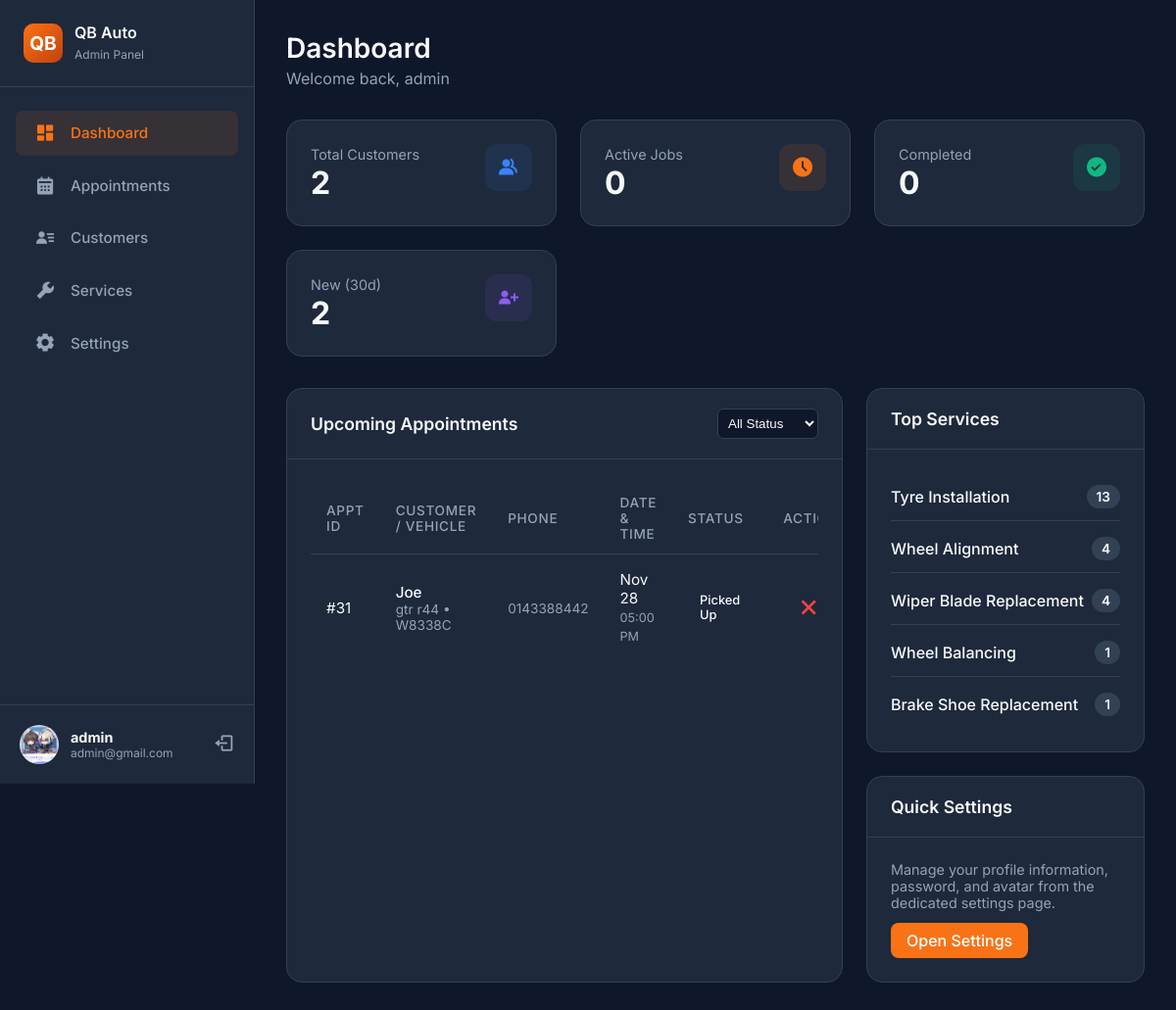
/php/admin/dashboard/admin_dashboard.php (signed in), run on the app's committed database.
### tables this page shows
CREATE TABLE `appointments` (
  `appointment_id` int(11) NOT NULL,
  `customer_id` int(11) NOT NULL,
  `vehicle_id` int(11) NOT NULL,
  `preferred_date` date NOT NULL,
  `preferred_time` varchar(50) NOT NULL,
  `status` enum('Pending','Scheduled','In Progress','Completed','Cancelled','Picked Up') DEFAULT 'Pending',
  `progress_step` tinyint(3) UNSIGNED NOT NULL DEFAULT 0,
  `additional_notes` text DEFAULT NULL,
  `estimated_cost` decimal(10,2) NOT NULL,
  `admin_note` text DEFAULT NULL,
  `service_photos` longtext DEFAULT NULL CHECK (json_valid(`service_photos`)),
  `scheduled_by_admin_id` int(11) DEFAULT NULL,
  `created_at` timestamp NOT NULL DEFAULT current_timestamp()
);

CREATE TABLE `customers` (
  `customer_id` int(11) NOT NULL,
  `full_name` varchar(255) NOT NULL,
  `email` varchar(255) NOT NULL,
  `password` varchar(255) NOT NULL,
  `phone` varchar(20) DEFAULT NULL,
  `address` varchar(255) DEFAULT NULL,
  `preferred_contact` enum('Email','Phone') NOT NULL DEFAULT 'Email',
  `profile_photo` varchar(255) DEFAULT NULL,
  `is_verified` tinyint(1) NOT NULL DEFAULT 0,
  `member_since` timestamp NOT NULL DEFAULT current_timestamp() ON UPDATE current_timestamp(),
  `notifications_enabled` tinyint(1) NOT NULL DEFAULT 1,
  `email_verified` tinyint(1) NOT NULL DEFAULT 0
);

CREATE TABLE `vehicles` (
  `vehicle_id` int(11) NOT NULL,
  `customer_id` int(11) NOT NULL,
  `license_plate_number` varchar(20) NOT NULL,
  `vehicle_model` varchar(100) NOT NULL
);

### php/auth/auth.php (called while the page is built, shortened)
<?php
$ADMIN_ID = (int)($_SESSION['admin']['id'] ?? 0);
if (!function_exists('e')) {
    function e(?string $value): string {
        return htmlspecialchars($value ?? '', ENT_QUOTES, 'UTF-8');
    }
}
if (!function_exists('statusClass')) {
    function statusClass(string $value): string {
        return strtolower(str_replace(' ', '-', $value));
    }
}

### php/admin/dashboard/admin_dashboard.php (the view, shortened to what this page needs)
<?php
require_once dirname(__DIR__, 2) . '/auth/auth.php';
$adminId = $ADMIN_ID;
$adminInfo = [
    'name' => $_SESSION['admin']['username'] ?? 'Admin',
    'email' => $_SESSION['admin']['email'] ?? '',
    'member_since' => '',
    'profile_photo' => ''
];
if ($stmt = $mysqli->prepare('SELECT username, email, created_at FROM admins WHERE admin_id = ? LIMIT 1')) {
    $stmt->bind_param('i', $adminId);
    $stmt->execute();
    if ($row = $stmt->get_result()->fetch_assoc()) {
        $adminInfo['name'] = $row['username'] ?: $adminInfo['name'];
        $adminInfo['email'] = $row['email'] ?: $adminInfo['email'];
        $adminInfo['member_since'] = $row['created_at'] ?: '';
    }
}
$photoColumnExists = false;
if ($result = $mysqli->query("SHOW COLUMNS FROM admins LIKE 'profile_photo'")) {
    $photoColumnExists = $result->num_rows > 0;
}
if ($photoColumnExists && ($photoStmt = $mysqli->prepare('SELECT profile_photo FROM admins WHERE admin_id = ? LIMIT 1'))) {
    $photoStmt->bind_param('i', $adminId);
    $photoStmt->execute();
    if ($row = $photoStmt->get_result()->fetch_assoc()) {
        $adminInfo['profile_photo'] = e($row['profile_photo'] ?? '');
    }
}
$metrics = ['customers' => 0, 'active' => 0, 'completed' => 0, 'newCustomers' => 0];
$statSql = [
    'customers' => 'SELECT COUNT(*) AS total FROM customers',
    'active' => "SELECT COUNT(*) AS total FROM appointments WHERE status IN ('Scheduled','In Progress', 'Pending')",
    'completed' => "SELECT COUNT(*) AS total FROM appointments WHERE status = 'Completed'",
    'newCustomers' => 'SELECT COUNT(*) AS total FROM customers WHERE member_since >= DATE_SUB(CURDATE(), INTERVAL 30 DAY)'
];
foreach ($statSql as $key => $sql) {
    if ($result = $mysqli->query($sql)) {
        $row = $result->fetch_assoc();
        $metrics[$key] = (int)($row['total'] ?? 0);
    }
}
$upcomingAppointments = [];
$upcomingSql = "SELECT a.appointment_id, a.preferred_date, a.preferred_time, a.status, c.full_name, c.customer_id, c.phone, v.vehicle_model, v.license_plate_number
    FROM appointments a
    INNER JOIN customers c ON a.customer_id = c.customer_id
    LEFT JOIN vehicles v ON a.vehicle_id = v.vehicle_id
    WHERE a.preferred_date >= DATE_SUB(CURDATE(), INTERVAL 1 DAY) -- Include today's appointments for visibility
    ORDER BY a.preferred_date ASC, STR_TO_DATE(a.preferred_time, '%h:%i %p') ASC
    LIMIT 10";
if ($result = $mysqli->query($upcomingSql)) {
    while ($row = $result->fetch_assoc()) {
        $upcomingAppointments[] = $row;
    }
}
$serviceBreakdown = [];
$serviceSql = "SELECT service_name, COUNT(*) AS total
    FROM appointment_services
    GROUP BY service_name
    ORDER BY total DESC
    LIMIT 6";
if ($result = $mysqli->query($serviceSql)) {
    while ($row = $result->fetch_assoc()) {
        $serviceBreakdown[] = $row;
    }
}
$profileInitial = strtoupper(substr($adminInfo['name'], 0, 1) ?: 'Q');
?>
<!DOCTYPE html>
<html lang="en">
<head>
  <link href='https://unpkg.com/boxicons@2.1.4/css/boxicons.min.css' rel='stylesheet'>
  <link rel="stylesheet" href="admin_dashboard.css" />
</head>
<body>
  <aside class="sidebar" id="sidebar">
    <div class="sidebar-header">
      <div class="logo">QB</div>
      <div class="brand-text">
        <h2>QB Auto</h2>
        <span>Admin Panel</span>
      </div>
    </div>
    <nav class="nav-links">
      <a href="#" class="nav-item active">
        <i class='bx bxs-dashboard'></i>
        <span>Dashboard</span>
      </a>
        <a href="appointments/view_appointments.php" class="nav-item">
        <i class='bx bxs-calendar'></i>
        <span>Appointments</span>
      </a>
    <a href="customers detail/customers.php" class="nav-item">
        <i class='bx bxs-user-detail'></i>
        <span>Customers</span>
      </a>
            <a href="services/manage_progress.php" class="nav-item">
                <i class='bx bxs-wrench'></i>
                <span>Services</span>
            </a>
            <a href="settings/admin_settings.php" class="nav-item">
                <i class='bx bxs-cog'></i>
                <span>Settings</span>
            </a>
    </nav>
    <div class="user-widget">
      <div class="user-avatar">
        <?php if ($adminInfo['profile_photo']): ?>
          <img src="<?php echo e($adminInfo['profile_photo']); ?>" alt="Profile" />
        <?php else: ?>
          <span><?php echo e($profileInitial); ?></span>
        <?php endif; ?>
      </div>
      <div class="user-info">
        <h4><?php echo e($adminInfo['name']); ?></h4>
        <span><?php echo e($adminInfo['email']); ?></span>
      </div>
    <a href="../../auth/logout.php" class="logout-btn" title="Logout">
        <i class='bx bx-log-out'></i>
      </a>
    </div>
  </aside>
  <main class="main-content">
    <header class="top-bar">
      <div class="page-title">
        <div>
            <h1>Dashboard</h1>
            <p>Welcome back, <?php echo e($adminInfo['name']); ?></p>
        </div>
      </div>
    </header>
    <section class="stats-grid">
      <div class="stat-card" data-kpi data-value="<?php echo $metrics['customers']; ?>">
        <div class="stat-header">
            <div>
                <span class="stat-label">Total Customers</span>
                <div class="stat-value"><?php echo number_format($metrics['customers']); ?></div>
            </div>
            <div class="stat-icon blue"><i class='bx bxs-group'></i></div>
        </div>
      </div>
      <div class="stat-card" data-kpi data-value="<?php echo $metrics['active']; ?>">
        <div class="stat-header">
            <div>
                <span class="stat-label">Active Jobs</span>
                <div class="stat-value"><?php echo number_format($metrics['active']); ?></div>
            </div>
            <div class="stat-icon orange"><i class='bx bxs-time-five'></i></div>
        </div>
      </div>
      <div class="stat-card" data-kpi data-value="<?php echo $metrics['completed']; ?>">
        <div class="stat-header">
            <div>
                <span class="stat-label">Completed</span>
                <div class="stat-value"><?php echo number_format($metrics['completed']); ?></div>
            </div>
            <div class="stat-icon green"><i class='bx bxs-check-circle'></i></div>
        </div>
      </div>
      <div class="stat-card" data-kpi data-value="<?php echo $metrics['newCustomers']; ?>">
        <div class="stat-header">
            <div>
                <span class="stat-label">New (30d)</span>
                <div class="stat-value"><?php echo number_format($metrics['newCustomers']); ?></div>
            </div>
            <div class="stat-icon purple"><i class='bx bxs-user-plus'></i></div>
        </div>
      </div>
    </section>
    <section class="dashboard-grid">
      <div class="card" id="appointments">
        <div class="card-header">
            <h3>Upcoming Appointments</h3>
            <select id="statusFilter" style="background:var(--bg-body); color:var(--text-main); border:1px solid var(--border); padding:6px; border-radius:6px;">
                <option value="all">All Status</option>
            </select>
        </div>
        <div class="card-body p-0">
            <div class="table-responsive">
                <table>
                    <thead>
                        <tr>
                            <th>Appt ID</th>
                            <th>Customer / Vehicle</th>
                            <th>Phone</th>
                            <th>Date & Time</th>
                            <th>Status</th>
                            <th>Actions</th>
                        </tr>
                    </thead>
                    <tbody>
                        <?php if (empty($upcomingAppointments)): ?>
                            <tr><td colspan="5" style="text-align:center; padding:30px; color:var(--text-muted);">No upcoming appointments.</td></tr>
                        <?php else: ?>
                            <?php foreach ($upcomingAppointments as $appt): ?>
                                <?php
                                    $status = (string)($appt['status'] ?? '');
                                    $statusNorm = strtolower(trim($status));
                                    $displayStatus = $status !== '' ? $status : 'Pending';
                                    $class = statusClass($displayStatus);
                                    $dateLabel = $appt['preferred_date'] ? date('M d', strtotime($appt['preferred_date'])) : '';
                                ?>
                                <tr data-status-row data-status="<?php echo e($class); ?>">
                                    <td>#<?php echo $appt['appointment_id']; ?></td>
                                    <td>
                                        <div class="customer-cell">
                                            <a href="view_customer.php?id=<?php echo $appt['customer_id']; ?>" class="customer-name">
                                                <?php echo e($appt['full_name']); ?>
                                            </a>
                                            <span class="vehicle-info">
                                                <?php echo e($appt['vehicle_model']); ?> • <?php echo e($appt['license_plate_number']); ?>
                                            </span>
                                        </div>
                                    </td>
                                    <td>
                                        <?php if (!empty($appt['phone'])): ?>
                                            <?php $tel = preg_replace('/[^0-9+]/', '', (string)$appt['phone']); ?>
                                            <a href="tel:<?php echo e($tel); ?>" class="customer-phone"><?php echo e($appt['phone']); ?></a>
                                        <?php else: ?>
                                            <span class="customer-phone" style="opacity:.7;">—</span>
                                        <?php endif; ?>
                                    </td>
                                    <td>
                                        <div><?php echo e($dateLabel); ?></div>
                                        <small style="color:var(--text-muted)"><?php echo e($appt['preferred_time']); ?></small>
                                    </td>
                                    <td>
                                        <span class="badge <?php echo e($class); ?>"><?php echo e($displayStatus); ?></span>
                                    </td>
                                    <td>
                                        <div style="display:flex; gap:6px;">
                                            <?php if ($statusNorm !== 'cancelled' && $statusNorm !== 'completed'): ?>
                                                <form method="POST" style="display:inline;" onsubmit="return confirm('Cancel this appointment?');">
                                                    <button type="submit" class="action-btn reject" title="Reject"><i class='bx bx-x'></i></button>
                                                </form>
                                            <?php endif; ?>
                                        </div>
                                    </td>
                                </tr>
                            <?php endforeach; ?>
                        <?php endif; ?>
                    </tbody>
                </table>
            </div>
        </div>
      </div>
      <div style="display:flex; flex-direction:column; gap:24px;">
        <div class="card" id="services">
            <div class="card-header">
                <h3>Top Services</h3>
            </div>
            <div class="card-body">
                <?php if ($serviceBreakdown): ?>
                    <div style="display:flex; flex-direction:column; gap:4px;">
                        <?php foreach ($serviceBreakdown as $service): ?>
                            <div class="service-item">
                                <span class="service-name"><?php echo e($service['service_name']); ?></span>
                                <span class="service-count"><?php echo (int)$service['total']; ?></span>
                            </div>
                        <?php endforeach; ?>
                    </div>
                <?php else: ?>
                    <p style="color:var(--text-muted); text-align:center;">No data yet.</p>
                <?php endif; ?>
            </div>
        </div>
        <div class="card">
            <div class="card-header">
                <h3>Quick Settings</h3>
            </div>
            <div class="card-body" style="display:flex; flex-direction:column; gap:12px;">
                <p style="font-size:0.9rem; color:var(--text-muted);">Manage your profile information, password, and avatar from the dedicated settings page.</p>
                <a href="settings/admin_settings.php" class="btn-primary" style="width:fit-content;">Open Settings</a>
            </div>
        </div>
      </div>
    </section>
  </main>
</body>
</html>

### data on the page
appointments: appointment_id "31", customer.full_name "Joe", vehicle.vehicle_model "gtr r44", vehicle.license_plate_number "W8338C", customer.phone "0143388442", preferred_date "Nov 28", preferred_time "05:00 PM", status "Picked Up"

### other printed values
$adminInfo['name'] "admin"
$adminInfo['email'] "admin@gmail.com"
$metrics['customers'] "2"
$metrics['active'] "0"
$metrics['completed'] "0"
$metrics['newCustomers'] "2"
$service['service_name'] "Tyre Installation"
$service['total'] "13"
$service['service_name'] "Wheel Alignment"
$service['total'] "4"
$service['service_name'] "Wiper Blade Replacement"
$service['service_name'] "Wheel Balancing"
$service['total'] "1"
$service['service_name'] "Brake Shoe Replacement"
